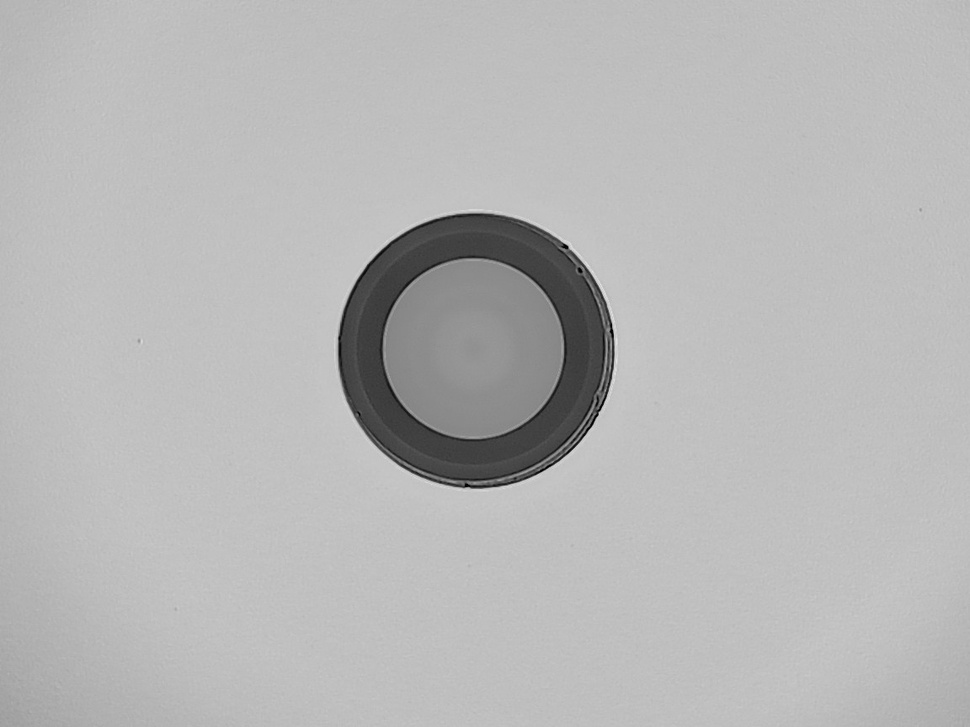
#> input picture current-process/old_version/image_batch/ima18.jpg, 970 x 727 px, shrunk from 1152 x 864 before the run
$ python gradient_fiber_segmenter.py ../../../../current-process/old_version/image_batch/ima18.jpg   (older library calls are emulated)
#> lines starting #> are read from the running program, lines starting #| are printed output that depends on the picture; after the words box and inside, x2 and y2 are one past the last pixel; in counts of white or black regions, pixels touching at a corner belong together
#!/usr/bin/env python3
"""
Gradient-Based Fiber Segmentation Module
Universal fiber optic endface segmentation using multiple robust methods.
Does not rely on Hough circles - uses gradients, brightness analysis, and morphology.
"""

import cv2
import numpy as np
import os
import json
import argparse
import sys
from pathlib import Path
from typing import Dict, Any, Tuple, Optional, List
import warnings

# Optional scipy imports
try:
    from scipy import ndimage
    from scipy.signal import find_peaks, savgol_filter
    from scipy.optimize import minimize
    HAS_SCIPY = True
except ImportError:
    HAS_SCIPY = False
    print("Warning: SciPy not available. Some gradient-based functions will use fallbacks.")

warnings.filterwarnings('ignore')


class GradientFiberSegmenter:
    """
    Robust fiber optic segmentation using gradient analysis and multiple detection methods
    """

    def __init__(self,
                 clahe_clip_limit: float = 3.0,
                 clahe_tile_size: Tuple[int, int] = (8, 8),
                 brightness_percentile: int = 85,
                 small_object_threshold: int = 100,
                 gaussian_sigma: float = 2.0,
                 gradient_threshold: float = 10.0):
        """
        Initialize the gradient fiber segmenter

        Args:
            clahe_clip_limit: CLAHE contrast limiting threshold
            clahe_tile_size: CLAHE tile grid size
            brightness_percentile: Percentile for brightness thresholding
            small_object_threshold: Minimum size for object filtering
            gaussian_sigma: Sigma for Gaussian smoothing
            gradient_threshold: Threshold for gradient-based edge detection
        """
#> in segment_fiber, image is the input picture: shape (727, 970, 3); min 0, max 229, mean 182.7
        self.clahe_clip_limit = clahe_clip_limit
        self.clahe_tile_size = clahe_tile_size
        self.brightness_percentile = brightness_percentile
        self.small_object_threshold = small_object_threshold
        self.gaussian_sigma = gaussian_sigma
        self.gradient_threshold = gradient_threshold

    def preprocess_image(self, image: np.ndarray) -> np.ndarray:
        """
        Apply preprocessing to enhance fiber features

        Args:
            image: Input grayscale image

        Returns:
            Enhanced image
        """
        # Apply CLAHE for contrast enhancement
        clahe = cv2.createCLAHE(
            clipLimit=self.clahe_clip_limit,
            tileGridSize=self.clahe_tile_size
        )
        enhanced = clahe.apply(image)
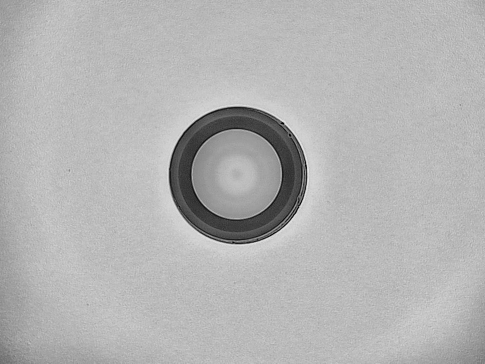
#> enhanced: shape (727, 970) (shown at 1/2 size); min 1, max 238, mean 179.4

        return enhanced

    def find_brightness_centroid(self, image: np.ndarray) -> Tuple[Optional[Tuple[int, int]], float]:
        """
        Find center using brightness-weighted centroid

        Args:
            image: Enhanced grayscale image

        Returns:
            Tuple of (center_point, confidence)
        """
        try:
            # Use top percentile of brightness
            threshold = np.percentile(image, self.brightness_percentile)
#> threshold = 194
            bright_mask = image > threshold
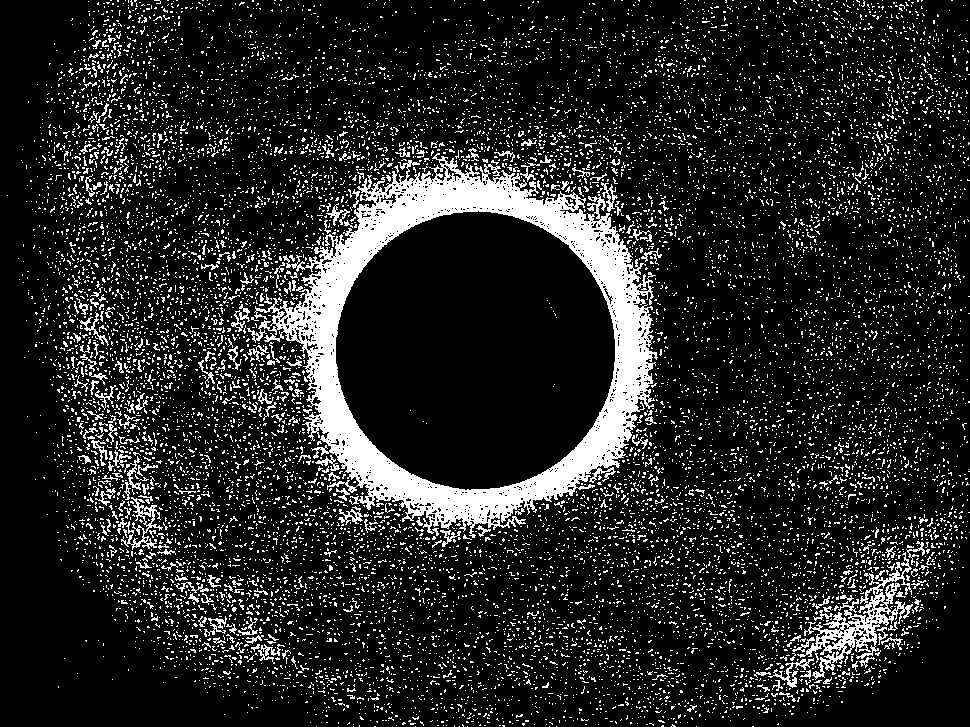
#> bright_mask: shape (727, 970) bool; 13.9% white; 12907 white regions (12616 under 20 px), largest, box (x1, y1, x2, y2) and area: (247, 153, 658, 538) 37341, (797, 552, 913, 680) 3087, (121, 497, 163, 550) 597

            # Convert to proper boolean type
            bright_mask = bright_mask.astype(bool)

            # Remove small objects if mask is valid
            if bright_mask.any():
                try:
                    from skimage.morphology import remove_small_objects
                    cleaned_mask = remove_small_objects(bright_mask, min_size=self.small_object_threshold)
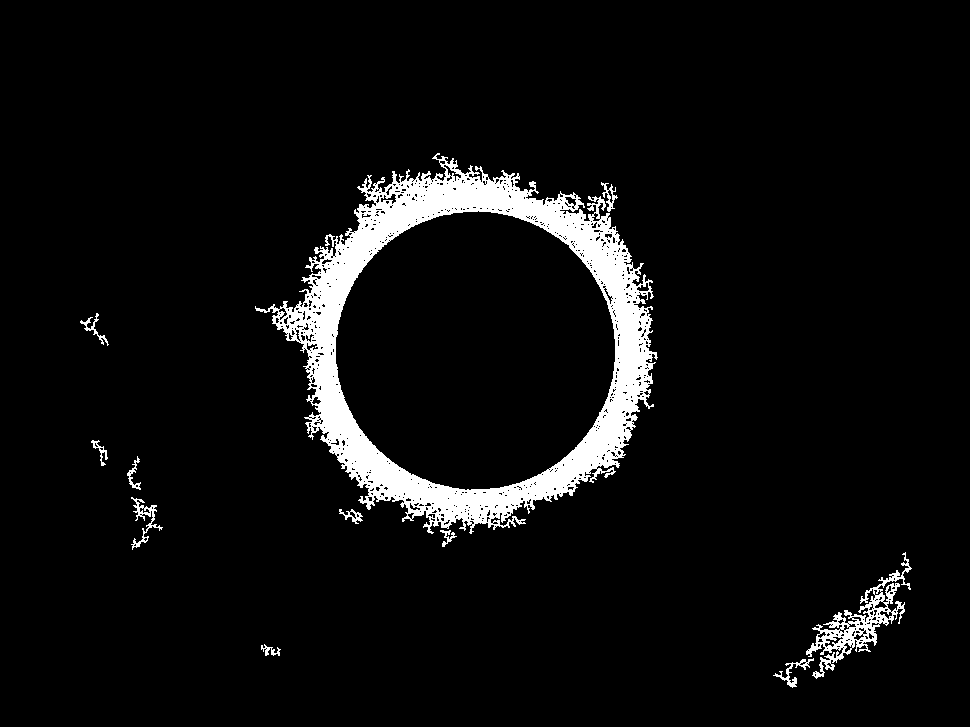
#> cleaned_mask: shape (727, 970) bool; 5.7% white; 11 white regions, largest, box (x1, y1, x2, y2) and area: (255, 153, 658, 534) 36063, (806, 552, 912, 679) 2751, (131, 497, 163, 550) 380
                    if cleaned_mask is not None and cleaned_mask.any():
                        bright_mask = cleaned_mask
                except ImportError:
                    # If skimage not available, use OpenCV morphology
                    kernel = cv2.getStructuringElement(cv2.MORPH_ELLIPSE, (5, 5))
                    bright_mask_uint8 = (bright_mask * 255).astype(np.uint8)
                    bright_mask_uint8 = cv2.morphologyEx(bright_mask_uint8, cv2.MORPH_OPEN, kernel)
                    bright_mask = bright_mask_uint8 > 0
                except Exception:
                    # Continue with original mask if filtering fails
                    pass

            # Convert to uint8 for cv2.moments
            bright_mask_uint8 = (bright_mask * 255).astype(np.uint8)

            if np.sum(bright_mask_uint8) == 0:
                return None, 0.0

            # Calculate centroid using moments
            M = cv2.moments(bright_mask_uint8)
#> M = moments, m00 10300725, centre m10/m00, m01/m00 = (491.7, 364.8)
#> (the rest of the program and of its run is left out)
